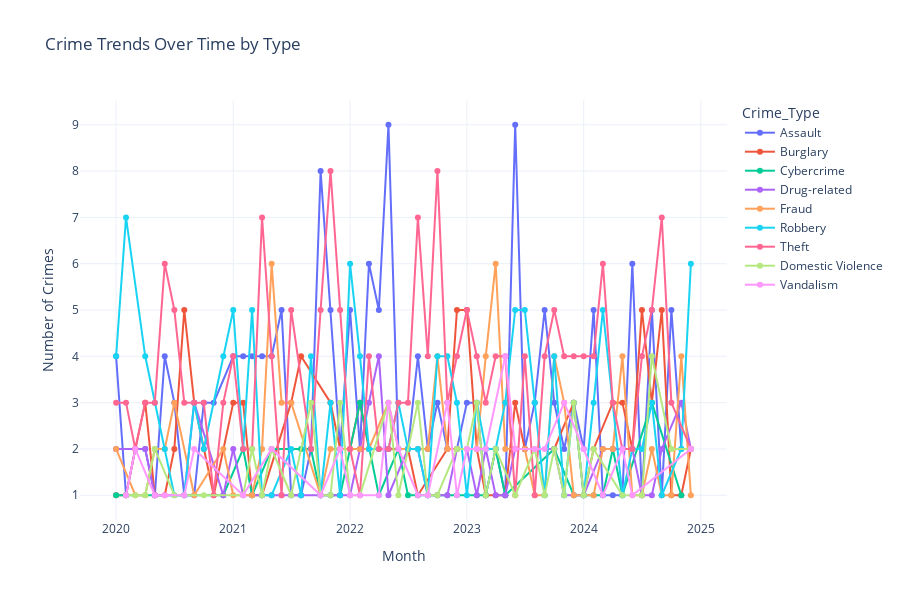

Here is the notebook cell this chart was saved with:
### Markdown cell above
## 10. Advanced Interactive Visualizations with Plotly

Creating interactive charts for deeper exploration of the data.

### Code cell
# Interactive time series
monthly_data = crime_data.groupby([crime_data['Date'].dt.to_period('M'), 'Crime_Type']).size().reset_index()
monthly_data.columns = ['Month', 'Crime_Type', 'Count']
monthly_data['Month'] = monthly_data['Month'].astype(str)

fig = px.line(monthly_data, x='Month', y='Count', color='Crime_Type',
              title='Crime Trends Over Time by Type',
              labels={'Count': 'Number of Crimes', 'Month': 'Month'},
              template='plotly_white',
              markers=True)
fig.update_layout(height=600, hovermode='x unified')
fig.write_html('/Users/nazmul/Desktop/Project/crime-sylhet-analysis/visualizations/interactive_crime_trends.html')
fig.show()

print(" Interactive chart saved as: visualizations/interactive_crime_trends.html")

### Figure 1 — Plotly figure (JSON) as saved in the notebook; plotly's stock layout.template omitted (floating-point values rounded to 4 significant figures)
{"data": [{"hovertemplate": "Crime_Type=Assault<br>Month=%{x}<br>Number of Crimes=%{y}<extra></extra>", "legendgroup": "Assault", "line": {"color": "#636efa", "dash": "solid"}, "marker": {"symbol": "circle"}, "mode": "lines+markers", "name": "Assault", "orientation": "v", "showlegend": true, "type": "scatter", "x": ["2020-01", "2020-02", "2020-03", "2020-04", "2020-05", "2020-06", "2020-07", "2020-08", "2020-09", "2020-10", "2020-11", "2021-01", "2021-02", "2021-03", "2021-04", "2021-05", "2021-06", "2021-07", "2021-08", "2021-09", "2021-10", "2021-11", "2021-12", "2022-01", "2022-02", "2022-03", "2022-04", "2022-05", "2022-06", "2022-07", "2022-08", "2022-09", "2022-10", "2022-11", "2022-12", "2023-01", "2023-02", "2023-03", "2023-04", "2023-05", "2023-06", "2023-07", "2023-08", "2023-09", "2023-10", "2023-11", "2023-12", "2024-01", "2024-02", "2024-03", "2024-04", "2024-05", "2024-06", "2024-07", "2024-08", "2024-09", "2024-10", "2024-11", "2024-12"], "xaxis": "x", "y": [4, 1, 2, 2, 1, 4, 3, 1, 1, 3, 3, 4, 4, 4, 4, 4, 5, 1, 1, 2, 8, 5, 2, 5, 2, 6, 5, 9, 2, 2, 4, 2, 3, 2, 2, 3, 3, 1, 2, 1, 9, 2, 3, 5, 3, 2, 3, 2, 5, 1, 1, 1, 6, 1, 5, 1, 5, 2, 2], "yaxis": "y"}, {"hovertemplate": "Crime_Type=Burglary<br>Month=%{x}<br>Number of Crimes=%{y}<extra></extra>", "legendgroup": "Burglary", "line": {"color": "#EF553B", "dash": "solid"}, "marker": {"symbol": "circle"}, "mode": "lines+markers", "name": "Burglary", "orientation": "v", "showlegend": true, "type": "scatter", "x": ["2020-01", "2020-02", "2020-03", "2020-04", "2020-05", "2020-06", "2020-07", "2020-08", "2020-09", "2020-10", "2020-11", "2021-01", "2021-02", "2021-03", "2021-04", "2021-07", "2021-08", "2021-11", "2021-12", "2022-01", "2022-02", "2022-03", "2022-04", "2022-05", "2022-07", "2022-08", "2022-11", "2022-12", "2023-01", "2023-02", "2023-03", "2023-04", "2023-05", "2023-06", "2023-07", "2023-10", "2023-12", "2024-01", "2024-02", "2024-04", "2024-05", "2024-06", "2024-07", "2024-08", "2024-09", "2024-10", "2024-11", "2024-12"], "xaxis": "x", "y": [1, 1, 2, 3, 1, 1, 2, 5, 3, 2, 1, 3, 3, 1, 1, 3, 4, 3, 2, 2, 3, 2, 2, 2, 2, 1, 2, 5, 5, 2, 1, 1, 1, 3, 2, 2, 3, 1, 2, 3, 3, 2, 5, 3, 5, 1, 1, 2], "yaxis": "y"}, {"hovertemplate": "Crime_Type=Cybercrime<br>Month=%{x}<br>Number of Crimes=%{y}<extra></extra>", "legendgroup": "Cybercrime", "line": {"color": "#00cc96", "dash": "solid"}, "marker": {"symbol": "circle"}, "mode": "lines+markers", "name": "Cybercrime", "orientation": "v", "showlegend": true, "type": "scatter", "x": ["2020-01", "2020-02", "2020-12", "2021-02", "2021-03", "2021-05", "2021-08", "2021-09", "2021-10", "2021-11", "2021-12", "2022-02", "2022-04", "2022-06", "2022-07", "2022-08", "2022-09", "2022-10", "2022-11", "2022-12", "2023-02", "2023-03", "2023-04", "2023-05", "2023-10", "2023-12", "2024-01", "2024-02", "2024-03", "2024-04", "2024-05", "2024-08", "2024-11"], "xaxis": "x", "y": [1, 1, 1, 2, 1, 2, 2, 2, 1, 1, 1, 3, 1, 2, 1, 1, 1, 1, 1, 1, 1, 1, 2, 1, 2, 1, 1, 1, 1, 2, 1, 3, 1], "yaxis": "y"}, {"hovertemplate": "Crime_Type=Drug-related<br>Month=%{x}<br>Number of Crimes=%{y}<extra></extra>", "legendgroup": "Drug-related", "line": {"color": "#ab63fa", "dash": "solid"}, "marker": {"symbol": "circle"}, "mode": "lines+markers", "name": "Drug-related", "orientation": "v", "showlegend": true, "type": "scatter", "x": ["2020-01", "2020-04", "2020-05", "2020-08", "2020-09", "2020-12", "2021-01", "2021-02", "2021-04", "2021-05", "2021-06", "2021-07", "2021-08", "2021-10", "2021-11", "2021-12", "2022-01", "2022-02", "2022-03", "2022-04", "2022-05", "2022-07", "2022-08", "2022-09", "2022-10", "2022-11", "2022-12", "2023-01", "2023-02", "2023-03", "2023-04", "2023-05", "2023-06", "2023-07", "2023-10", "2023-11", "2023-12", "2024-01", "2024-03", "2024-04", "2024-06", "2024-07", "2024-08", "2024-09", "2024-11", "2024-12"], "xaxis": "x", "y": [2, 2, 1, 1, 3, 1, 2, 1, 1, 1, 1, 1, 1, 1, 1, 1, 1, 2, 3, 4, 1, 2, 2, 1, 1, 1, 2, 2, 1, 2, 1, 1, 2, 2, 2, 1, 1, 1, 2, 2, 2, 1, 1, 2, 3, 2], "yaxis": "y"}, {"hovertemplate": "Crime_Type=Fraud<br>Month=%{x}<br>Number of Crimes=%{y}<extra></extra>", "legendgroup": "Fraud", "line": {"color": "#FFA15A", "dash": "solid"}, "marker": {"symbol": "circle"}, "mode": "lines+markers", "name": "Fraud", "orientation": "v", "showlegend": true, "type": "scatter", "x": ["2020-01", "2020-03", "2020-04", "2020-05", "2020-06", "2020-07", "2020-09", "2020-12", "2021-01", "2021-03", "2021-04", "2021-05", "2021-06", "2021-07", "2021-10", "2021-11", "2022-01", "2022-02", "2022-03", "2022-05", "2022-06", "2022-07", "2022-08", "2022-09", "2022-10", "2022-11", "2022-12", "2023-02", "2023-03", "2023-04", "2023-05", "2023-06", "2023-07", "2023-08", "2023-09", "2023-10", "2023-11", "2023-12", "2024-02", "2024-03", "2024-04", "2024-05", "2024-06", "2024-07", "2024-08", "2024-09", "2024-10", "2024-11", "2024-12"], "xaxis": "x", "y": [2, 1, 1, 2, 2, 3, 1, 2, 1, 1, 2, 6, 3, 3, 1, 2, 2, 2, 2, 3, 2, 2, 2, 2, 4, 2, 2, 2, 4, 6, 2, 2, 2, 1, 1, 4, 3, 1, 1, 2, 2, 4, 1, 1, 2, 1, 1, 4, 1], "yaxis": "y"}, {"hovertemplate": "Crime_Type=Robbery<br>Month=%{x}<br>Number of Crimes=%{y}<extra></extra>", "legendgroup": "Robbery", "line": {"color": "#19d3f3", "dash": "solid"}, "marker": {"symbol": "circle"}, "mode": "lines+markers", "name": "Robbery", "orientation": "v", "showlegend": true, "type": "scatter", "x": ["2020-01", "2020-02", "2020-04", "2020-05", "2020-06", "2020-07", "2020-08", "2020-09", "2020-10", "2020-12", "2021-01", "2021-02", "2021-03", "2021-04", "2021-05", "2021-07", "2021-08", "2021-09", "2021-10", "2021-11", "2021-12", "2022-01", "2022-02", "2022-03", "2022-04", "2022-05", "2022-06", "2022-07", "2022-08", "2022-09", "2022-10", "2022-11", "2022-12", "2023-01", "2023-02", "2023-03", "2023-04", "2023-05", "2023-06", "2023-07", "2023-08", "2023-09", "2023-10", "2023-11", "2023-12", "2024-01", "2024-02", "2024-03", "2024-05", "2024-06", "2024-07", "2024-08", "2024-09", "2024-11", "2024-12"], "xaxis": "x", "y": [4, 7, 4, 3, 2, 1, 1, 3, 2, 4, 5, 2, 5, 1, 1, 2, 1, 4, 1, 3, 1, 6, 4, 2, 2, 2, 3, 2, 2, 1, 4, 4, 3, 1, 3, 2, 2, 3, 5, 5, 3, 1, 4, 1, 3, 1, 3, 5, 1, 2, 2, 3, 1, 2, 6], "yaxis": "y"}, {"hovertemplate": "Crime_Type=Theft<br>Month=%{x}<br>Number of Crimes=%{y}<extra></extra>", "legendgroup": "Theft", "line": {"color": "#FF6692", "dash": "solid"}, "marker": {"symbol": "circle"}, "mode": "lines+markers", "name": "Theft", "orientation": "v", "showlegend": true, "type": "scatter", "x": ["2020-01", "2020-02", "2020-03", "2020-04", "2020-05", "2020-06", "2020-07", "2020-08", "2020-09", "2020-10", "2020-11", "2020-12", "2021-01", "2021-02", "2021-03", "2021-04", "2021-05", "2021-06", "2021-07", "2021-09", "2021-10", "2021-11", "2021-12", "2022-01", "2022-02", "2022-03", "2022-04", "2022-05", "2022-06", "2022-07", "2022-08", "2022-09", "2022-10", "2022-11", "2022-12", "2023-01", "2023-02", "2023-03", "2023-04", "2023-05", "2023-06", "2023-07", "2023-08", "2023-09", "2023-10", "2023-11", "2023-12", "2024-01", "2024-02", "2024-03", "2024-04", "2024-05", "2024-06", "2024-07", "2024-08", "2024-09", "2024-10", "2024-12"], "xaxis": "x", "y": [3, 3, 2, 3, 3, 6, 5, 3, 3, 3, 1, 3, 4, 2, 2, 7, 4, 1, 5, 2, 5, 8, 5, 2, 1, 4, 2, 2, 3, 3, 7, 4, 8, 3, 4, 5, 4, 3, 4, 4, 1, 4, 1, 4, 5, 4, 4, 4, 4, 6, 3, 2, 2, 4, 5, 7, 3, 2], "yaxis": "y"}, {"hovertemplate": "Crime_Type=Domestic Violence<br>Month=%{x}<br>Number of Crimes=%{y}<extra></extra>", "legendgroup": "Domestic Violence", "line": {"color": "#B6E880", "dash": "solid"}, "marker": {"symbol": "circle"}, "mode": "lines+markers", "name": "Domestic Violence", "orientation": "v", "showlegend": true, "type": "scatter", "x": ["2020-02", "2020-03", "2020-04", "2020-05", "2020-07", "2020-08", "2020-10", "2021-02", "2021-03", "2021-04", "2021-05", "2021-07", "2021-09", "2021-10", "2021-11", "2021-12", "2022-01", "2022-02", "2022-05", "2022-06", "2022-08", "2022-09", "2022-10", "2022-12", "2023-01", "2023-02", "2023-03", "2023-04", "2023-06", "2023-08", "2023-09", "2023-10", "2023-11", "2023-12", "2024-01", "2024-02", "2024-05", "2024-07", "2024-08", "2024-10", "2024-12"], "xaxis": "x", "y": [1, 1, 1, 2, 1, 1, 1, 1, 2, 1, 2, 1, 3, 1, 1, 3, 1, 1, 3, 1, 3, 1, 1, 2, 2, 3, 1, 2, 1, 2, 1, 2, 1, 3, 1, 2, 1, 1, 4, 2, 2], "yaxis": "y"}, {"hovertemplate": "Crime_Type=Vandalism<br>Month=%{x}<br>Number of Crimes=%{y}<extra></extra>", "legendgroup": "Vandalism", "line": {"color": "#FF97FF", "dash": "solid"}, "marker": {"symbol": "circle"}, "mode": "lines+markers", "name": "Vandalism", "orientation": "v", "showlegend": true, "type": "scatter", "x": ["2020-02", "2020-03", "2020-05", "2020-06", "2020-08", "2020-09", "2021-02", "2021-05", "2021-10", "2021-12", "2022-01", "2022-02", "2022-04", "2022-05", "2022-06", "2022-08", "2022-09", "2022-11", "2022-12", "2023-01", "2023-02", "2023-03", "2023-05", "2023-06", "2023-08", "2023-09", "2023-11", "2024-01", "2024-03", "2024-05", "2024-06", "2024-12"], "xaxis": "x", "y": [1, 2, 1, 1, 1, 2, 1, 2, 1, 2, 1, 1, 1, 3, 2, 1, 1, 3, 1, 2, 2, 2, 4, 2, 2, 2, 3, 2, 1, 2, 1, 2], "yaxis": "y"}], "layout": {"height": 600, "hovermode": "x unified", "legend": {"title": {"text": "Crime_Type"}, "tracegroupgap": 0}, "title": {"text": "Crime Trends Over Time by Type"}, "xaxis": {"anchor": "y", "domain": [0, 1], "title": {"text": "Month"}}, "yaxis": {"anchor": "x", "domain": [0, 1], "title": {"text": "Number of Crimes"}}}}
